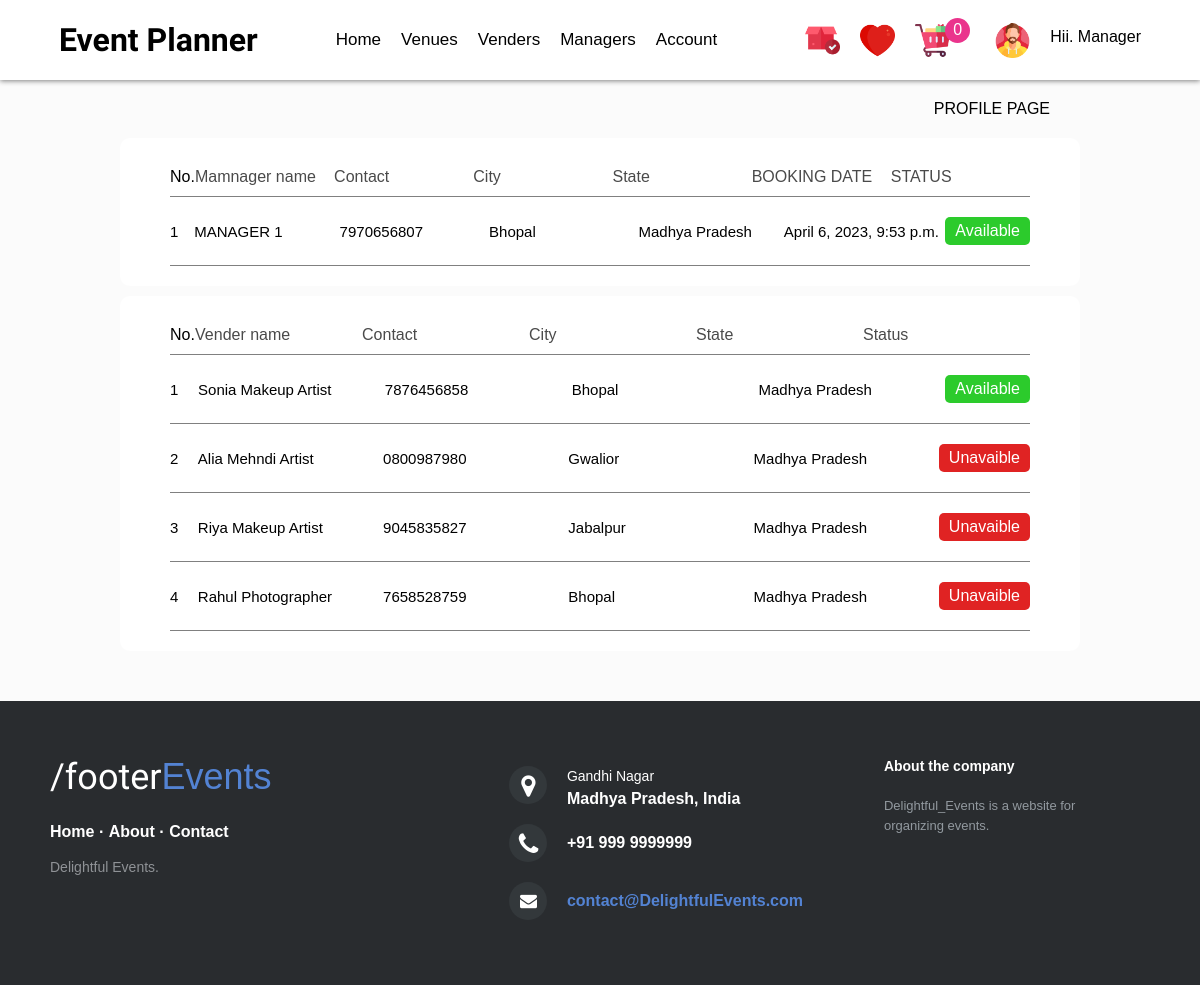
The app's page /profile (signed in) with its own data.
### Manager/models.py (models this page shows, shortened)
class MANAGER_BOOKING(models.Model):
    mb_id = models.UUIDField(primary_key=True,default=uuid.uuid4,editable=False)
    manager = models.ForeignKey(MANAGER,on_delete=models.CASCADE)
    user = models.OneToOneField(User, on_delete=models.CASCADE)
    photographer = models.BooleanField(default=False,)
    cake = models.BooleanField(default=False,)
    mehndi = models.BooleanField(default=False,)
    makeup = models.BooleanField(default=False,)
    order_date = models.DateTimeField(auto_now_add=True)
    status = models.BooleanField(default=True)
    class Meta:
        ordering=['-order_date']

class MANAGER(models.Model):
    manager_id = models.UUIDField(primary_key=True,default=uuid.uuid4,editable=False)
    user = models.OneToOneField(User,on_delete=models.CASCADE)
    image= models.ImageField(upload_to='Profile', default='')
    mobile = models.CharField(default='7970656807',validators=[MinLengthValidator(10),MaxLengthValidator(10)],max_length=10)
    state = models.CharField(default='Madhya Pradesh' ,max_length=20)
    city = models.CharField(default='Bhopal' ,max_length=20)
    price = models.IntegerField(default='10000')
    class Meta:
        ordering=['user']

class MANAGER_VENDER_BOOKING(models.Model):
    mbooking_id = models.UUIDField(primary_key=True,default=uuid.uuid4,editable=False)
    manager = models.ForeignKey(MANAGER,on_delete=models.CASCADE)
    user = models.ForeignKey(User, on_delete=models.CASCADE)
    vender = models.ForeignKey(Venders, on_delete=models.CASCADE)
    order_date = models.DateTimeField(auto_now_add=True)
    status = models.BooleanField(default=False)
    class Meta:
        ordering=['-order_date']

### Tables/models.py (models this page shows, shortened)
class Venders(models.Model):
    vender_id = models.UUIDField(primary_key=True,default=uuid.uuid4,editable=False)
    vender_name = models.CharField(max_length=50)
    mobile = models.CharField(max_length=10)
    email = models.CharField(max_length=50)
    state = models.CharField(max_length=20)
    city = models.CharField(max_length=20)
    vender_image = models.ImageField(upload_to='VenderImage')
    price = models.CharField(max_length=5)
    vender_type = models.ForeignKey(Vender_Type, on_delete=models.CASCADE)
    class Meta:
        ordering = ['vender_type']

### Wedding/views.py (the view)
# urls.py: path('profile', views.Profile, name='profile'),
def Profile(request):
    if request.user.is_authenticated:
        user = request.user
        user_manager = MANAGER_BOOKING.objects.filter(user=user)
        booked_manager = MANAGER_BOOKING.objects.filter(manager__user=user)
        venders = MANAGER_VENDER_BOOKING.objects.filter(user=user)
        venue_count = Venue_Cart.objects.filter(user=user).count()
        vender_count = Vender_Cart.objects.filter(user=user).count()
        cake_count = CAKE_CART.objects.filter(user=user).count()
        total_item = venue_count + vender_count + cake_count
        data = {'total_item': total_item,'manager':booked_manager,'venders':venders,'user_manager':user_manager}
        return render(request, 'Profile.html', data)
    else:
        messages.success(request,'Profile service will open after login.')
        return render(request, 'Login.html')

### Templates/wedding/Profile.html (shortened to what this page needs)
{% include "Header.html" %}
<div style="display: flex; justify-content: flex-end; margin: 20px 150px 20px 0px;">
    <p>PROFILE PAGE</p>
</div>
{% if user_manager %}
<div style="width:80%; margin:auto; background-color: white; border-radius: 10px; padding: 20px 50px;">
    <div style="width: 100%;display: flex; padding: 10px 0px; border-bottom: 1px solid gray; justify-content: space-between;">
        <p style="width:30px">No.</p>
        <p style="width: 200px; color: #4a4a4a;">Mamnager name</p>
        <p style="width: 200px; color: #4a4a4a;">Contact</p>
        <p style="width: 200px; color: #4a4a4a;">City</p>
        <p style="width: 200px; color: #4a4a4a;">State</p>
        <p style="width: 200px; color: #4a4a4a;">BOOKING DATE</p>
        <p style="width: 200px; color: #4a4a4a;">STATUS</p>
    </div>
    {% for i in user_manager %}
    <div style="display: flex; border-bottom: 1px solid gray; padding: 20px 0px; align-items: center;">
        <p style="width:30px; font-size: 15px;">{{forloop.counter}}</p>
        <p style="width: 180px; font-size: 15px;">{{i.manager.user.first_name}}</p>
        <p style="width: 185px; font-size: 15px; ">{{i.manager.mobile}}</p>
        <p style="width: 185px; font-size: 15px; ">{{i.manager.city}}</p>
        <p style="width: 180px; font-size: 15px;">{{i.manager.state}}</p>
        <p style="width: 200px; font-size: 15px;">{{i.order_date}}</p>
        <p >
            {% if i.status %}
            <p style="background-color: rgb(44, 203, 44); padding: 5px 10px; border-radius: 5px; color: white;">Available</p>
            {% else %}
            <p style="background-color: rgb(224, 35, 35); padding: 5px 10px; border-radius: 5px; color: white;">Unavaible</p>
            {% endif %}
        </p>
    </div>
    {% endfor %}
</div>
<div style="width:80%; margin:auto; background-color: white; border-radius: 10px; padding: 20px 50px; margin-top: 10px;">
    <div style="display: flex; padding: 10px 0px; border-bottom: 1px solid gray; ">
        <p style="width:30px">No.</p>
        <p style="width: 200px; color: #4a4a4a;">Vender name</p>
        <p style="width: 200px; color: #4a4a4a;">Contact</p>
        <p style="width: 200px; color: #4a4a4a;">City</p>
        <p style="width: 200px; color: #4a4a4a;">State</p>
        <p style="width: 200px; color: #4a4a4a;">Status</p>
    </div>
    {% for i in venders %}
    <div style="display: flex; border-bottom: 1px solid gray; padding: 20px 0px; align-items: center;">
        <p style="width:30px; font-size: 15px;">{{forloop.counter}}</p>
        <p style="width: 200px; font-size: 15px;">{{i.vender.vender_name}}</p>
        <p style="width: 200px; font-size: 15px; ">{{i.vender.mobile}}</p>
        <p style="width: 200px; font-size: 15px; ">{{i.vender.city}}</p>
        <p style="width: 200px; font-size: 15px;">{{i.vender.state}}</p>
        {% if i.status %}
        <p style="background-color: rgb(44, 203, 44); padding: 5px 10px; border-radius: 5px; color: white;">Available</p>
        {% else %}
        <p style="background-color: rgb(224, 35, 35); padding: 5px 10px; border-radius: 5px; color: white;">Unavaible</p>
        {% endif %}
    </div>
    {% endfor %}
</div>
{% endif %}
{% include "Footer.html" %}

### Templates/wedding/Header.html (shortened to what this page needs)
<html lang="en">
<head>
    <link rel="stylesheet" href="/Static/Css/Header.css">
    <link rel="stylesheet" href="/Static/Css/Home.css">
    <link rel="stylesheet" href="/Static/Css/Forms.css">
    <link rel="stylesheet" href="/Static/Css/VenueDetailed.css">
    <link rel="stylesheet" href="/Static/Css/WedCategories.css">
    <link rel="stylesheet" href="/Static/Css/VenueCard.css">
    <link rel="stylesheet" href="/Static/Css/Cake_card.css">
    <link rel="stylesheet" href="/Static/Css/PhotographerCard.css">
    <link rel="stylesheet" href="/Static/Css/Footer.css">
    <link rel="stylesheet" href="http://maxcdn.bootstrapcdn.com/font-awesome/4.2.0/css/font-awesome.min.css">
</head>
<body style="background-color: #fbfbfb;">
    <header class="HEADER">
        <div class="BRAND">
            <h1><a href="{% url 'home' %}" class="brand-text">Event Planner</a></h1>
        </div>
        <div class="MENU">
            <ul>
                <li>
                    <a href="{% url 'wedding' %}">Home</a>
                </li>
                <li>
                    <a href="{% url 'venues' %}">Venues</a>
                </li>
                <li>
                    <a href="{% url 'venders' %}">Venders</a>
                </li>
                <li>
                    <a href="{% url 'managers' %}">Managers</a>
                </li>
                <li id="LI">
                    <a href="{% url 'profile' %}">Account</a>
                </li>
            </ul>
        </div>
        <div class="icon_con">
            {% if user.is_authenticated %}
            <div class="icon">
                <a href="{% url 'order' %}">
                    <img src="/Static/icons/order.png" alt="" class="icon-img">
                </a>
            </div>
            {% endif %}
            <div class="icon">
                <a href="{% url 'wishlist' %}">
                    <img src="/Static/icons/heart-red.png" alt="" class="icon-img">
                </a>
            </div>
            <div class="icon">
                <a href="{% url 'cart' %}">
                    <img src="/Static/icons/cart.png" alt="" class="icon-img">
                </a>
            </div>
            {% if user.is_authenticated %}
            <div class="bidget-div">
                <p class="bidget-div-p">{{total_item}}</p>
            </div>
            {% endif %}
            <div class="icon">
                <a href="{% url 'profile' %}">
                    <img src="/Static/icons/profile.png" alt="" class="icon-img">
                </a>
            </div>
            <div class="username">
                {% if user.is_authenticated %}
                Hii. {{user.first_name}}
                {% endif %}
            </div>
        </div>
    </header>

### Static/Css/Header.css (style rules this page uses)
* { margin: 0; padding: 0; box-sizing: border-box; font-family: proxima-nova, sans-serif; }
.bidget-div { position: relative; width: 25px; height: 25px; background-color: rgb(234, 52, 140); border-radius: 50%; display: flex; align-items: center; justify-content: center; left: -15px; }
.bidget-div-p { color: white; }
.HEADER { width: 100%; position: sticky; top: 0; display: flex; flex-wrap: wrap; background-color: white; box-shadow: 0px 1px 5px 0px gray; padding: 0px 25px; align-items: center; justify-content: space-around; }
.BRAND { padding: 0px 0px; }
.brand-text { text-decoration: none; color: #000000; font-family: 'Sora', sans-serif; }
.MENU { margin: 0px Opx; padding: 0px 0px; }
.MENU ul { list-style: none; display: flex; flex-wrap: wrap; }
.MENU ul li { padding: 30px 0px; }
.MENU ul li a { text-decoration: none; color: black; font-size: 17; padding: 30px 10px; }
.username { display: flex; text-align: center; justify-content: center; margin: 10px 0px 0px 10px; }
.icon_con { display: flex; flex-wrap: wrap; }
.icon { background-color: white; margin: 0px 5px; padding: 5px; border-radius: 10px; }
.icon-img { width: 35px; height: 35px; }

### records on screen
MANAGER_BOOKING: manager.user.first_name "MANAGER 1", manager.mobile "7970656807", manager.city "Bhopal", manager.state "Madhya Pradesh", order_date "April 6, 2023, 9:53 p.m.", status "Available"
MANAGER_VENDER_BOOKING: vender.vender_name "Sonia Makeup Artist", vender.mobile "7876456858", vender.city "Bhopal", vender.state "Madhya Pradesh", status "Available"
MANAGER_VENDER_BOOKING: vender.vender_name "Alia Mehndi Artist", vender.mobile "0800987980", vender.city "Gwalior", vender.state "Madhya Pradesh", status "Unavaible"
MANAGER_VENDER_BOOKING: vender.vender_name "Riya Makeup Artist", vender.mobile "9045835827", vender.city "Jabalpur", vender.state "Madhya Pradesh", status "Unavaible"
MANAGER_VENDER_BOOKING: vender.vender_name "Rahul Photographer", vender.mobile "7658528759", vender.city "Bhopal", vender.state "Madhya Pradesh", status "Unavaible"

### other values on screen
{{ total_item }} "0"
{{ user.first_name }} "Manager"
